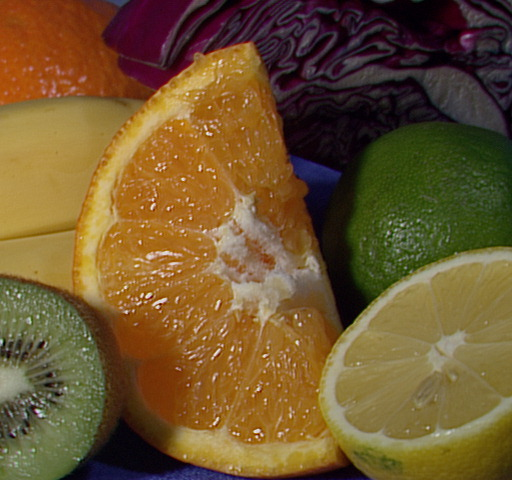
//> input picture fruits.jpg, 512 x 480 px
$ ./exercise_04_harris ../fruits.jpg   (built with g++ and OpenCV 4)
//> lines starting //> are read from the running program, lines starting //| are printed output that depends on the picture
#include "opencv2/imgcodecs.hpp"
#include "opencv2/highgui.hpp"
#include "opencv2/imgproc.hpp"
#include <iostream>

using namespace std;
using namespace cv;

// Global varialbles

double alpha;
Mat img, img_gray;
Mat dx, dy;
Mat dxdx, dydy, dxdy;
Mat dxdx_dydy, dxdy_dxdy;
Mat detA, traceA;
Mat harris_score, harris_score_norm, harris_score_abs;

const char* result_window = "Corner detection";
const char* score_window = "Harris score";

int main(int argc, char** argv)
{
  // Read image
  img = imread(argv[1], IMREAD_COLOR);
//> img is the input picture: 480 rows x 512 cols, CV_8UC3; mean B, G, R 46.2, 85.6, 110.8
  cvtColor(img, img_gray, COLOR_BGR2GRAY);

  // Calculate horizontal/vertical derivatives
  // (e.g. Sobel Filter)
  int scale = 1;  // Scale factor of the derivative values
  int delta = 0;  // Delta value added to the derivative values
  int ddepth = CV_16S;  // To avoid overflow

  Sobel(img_gray, dx, ddepth, 1, 0, 3, scale, delta, BORDER_DEFAULT);
  Sobel(img_gray, dy, ddepth, 0, 1, 3, scale, delta, BORDER_DEFAULT);
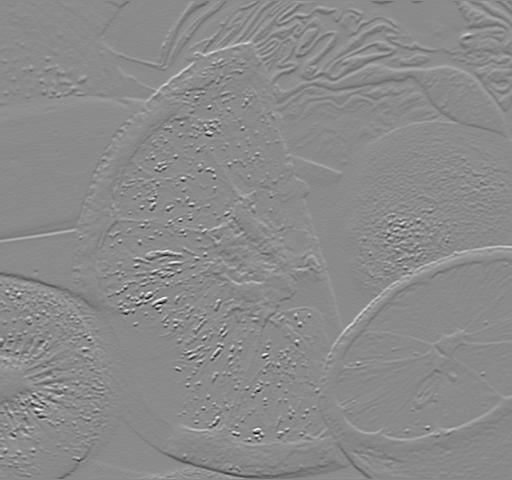
//> dy: 480 rows x 512 cols, CV_16SC1; min -658, max 551, mean 0.3; drawn with min black and max white

  // Pre-calculate squares and products of derivatives as images
  multiply(dx, dx, dxdx);
  multiply(dy, dy, dydy);
  multiply(dx, dy, dxdy);

  // Apply a Gaussian filter on pre-calculated values (e.g. mask size 7)
  GaussianBlur(dxdx, dxdx, Size(7, 7), 0, 0, BORDER_DEFAULT);
  GaussianBlur(dydy, dydy, Size(7, 7), 0, 0, BORDER_DEFAULT);
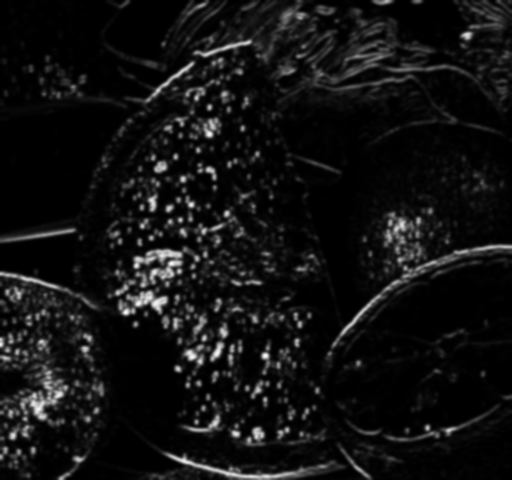
//> dydy: 480 rows x 512 cols, CV_16SC1; min 2, max 27307, mean 1971.1; drawn with min black and max white
  GaussianBlur(dxdy, dxdy, Size(7, 7), 0, 0, BORDER_DEFAULT);
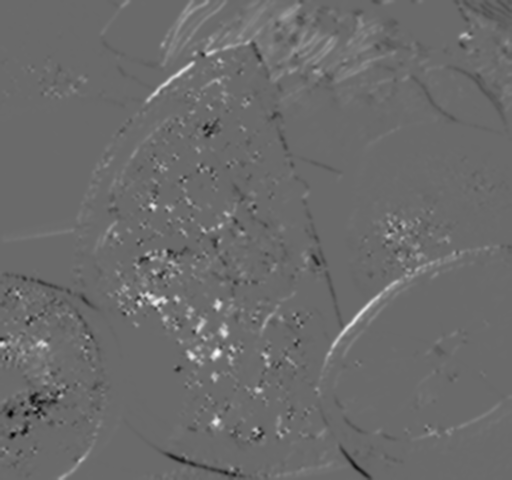
//> dxdy: 480 rows x 512 cols, CV_16SC1; min -19055, max 26546, mean 277.4; drawn with min black and max white

  // Calculate determinant for each pixel
  // det(A) = a11 * a22 - a12 * a21
  multiply(dxdx, dydy, dxdx_dydy);
  multiply(dxdy, dxdy, dxdy_dxdy);
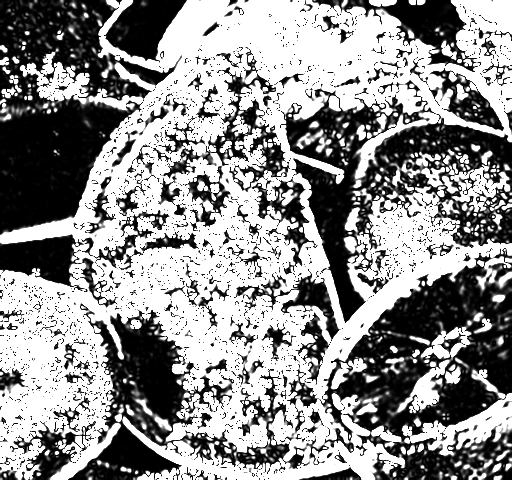
//> dxdy_dxdy: 480 rows x 512 cols, CV_16SC1; min 0, max 32767, mean 18633.2; drawn with min black and max white
  subtract(dxdx_dydy, dxdy_dxdy, detA);
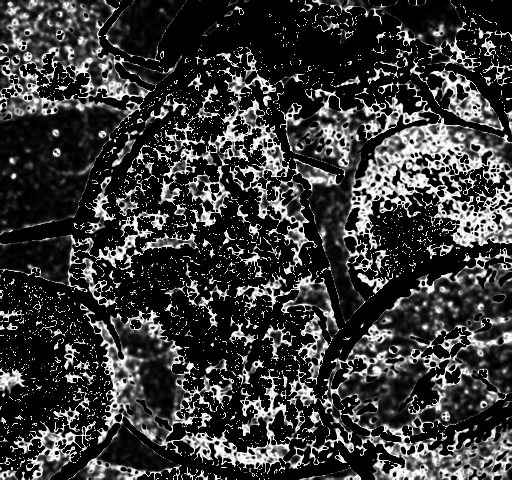
//> detA: 480 rows x 512 cols, CV_16SC1; min 0, max 32767, mean 7274.7; drawn with min black and max white

  // Calculate trace for each pixel
  // trace(A) = a11 + a22
  add(dxdx, dydy, traceA);

  // Calculate det(A) - alpha * trace(A)**2 for each pixel
  alpha = 0.06;  // reasonable parameter
  multiply(traceA, traceA, traceA);
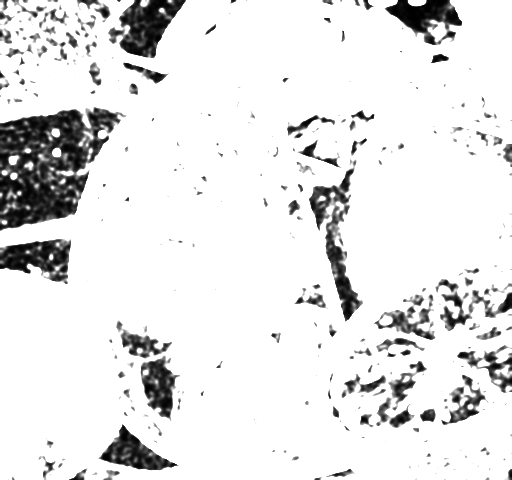
//> traceA: 480 rows x 512 cols, CV_16SC1; min 9, max 32767, mean 29414.8; drawn with min black and max white
  subtract(detA, alpha*traceA, harris_score);

  // Normalize aray
  normalize(harris_score, harris_score_norm, 0, 255, NORM_MINMAX, CV_32FC1, Mat());

  // Results bakc to CV_8U
  convertScaleAbs(harris_score_norm, harris_score_abs);

  // Apply threshold
  int thresh = 250;

  for(int i = 0; i < harris_score_norm.rows; i++){
    for(int j = 0; j < harris_score_norm.cols; j++){
      if((int) harris_score_norm.at<float>(i, j) > thresh) {
        circle(img, Point(j, i), 5,  Scalar(0, 255, 0), 2, 8, 0);
      }
    }
  }
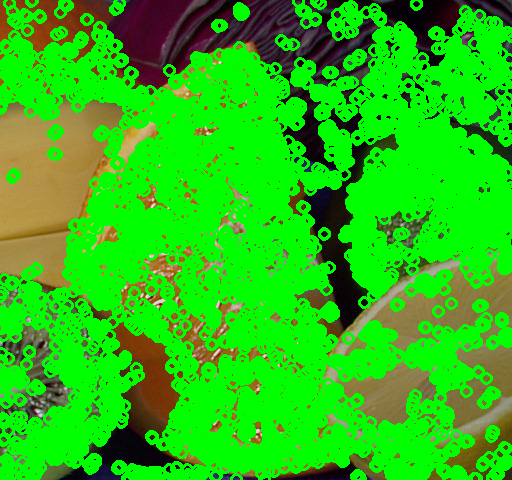
//> img: 480 rows x 512 cols, CV_8UC3; mean B, G, R 17.3, 190.8, 38.5

  // Create window
  namedWindow(result_window, WINDOW_AUTOSIZE);
  namedWindow(score_window, WINDOW_AUTOSIZE);


  // Show image
  imshow(result_window, img);
  imshow(score_window, harris_score_abs);


  waitKey(0);
  return 0;
}
